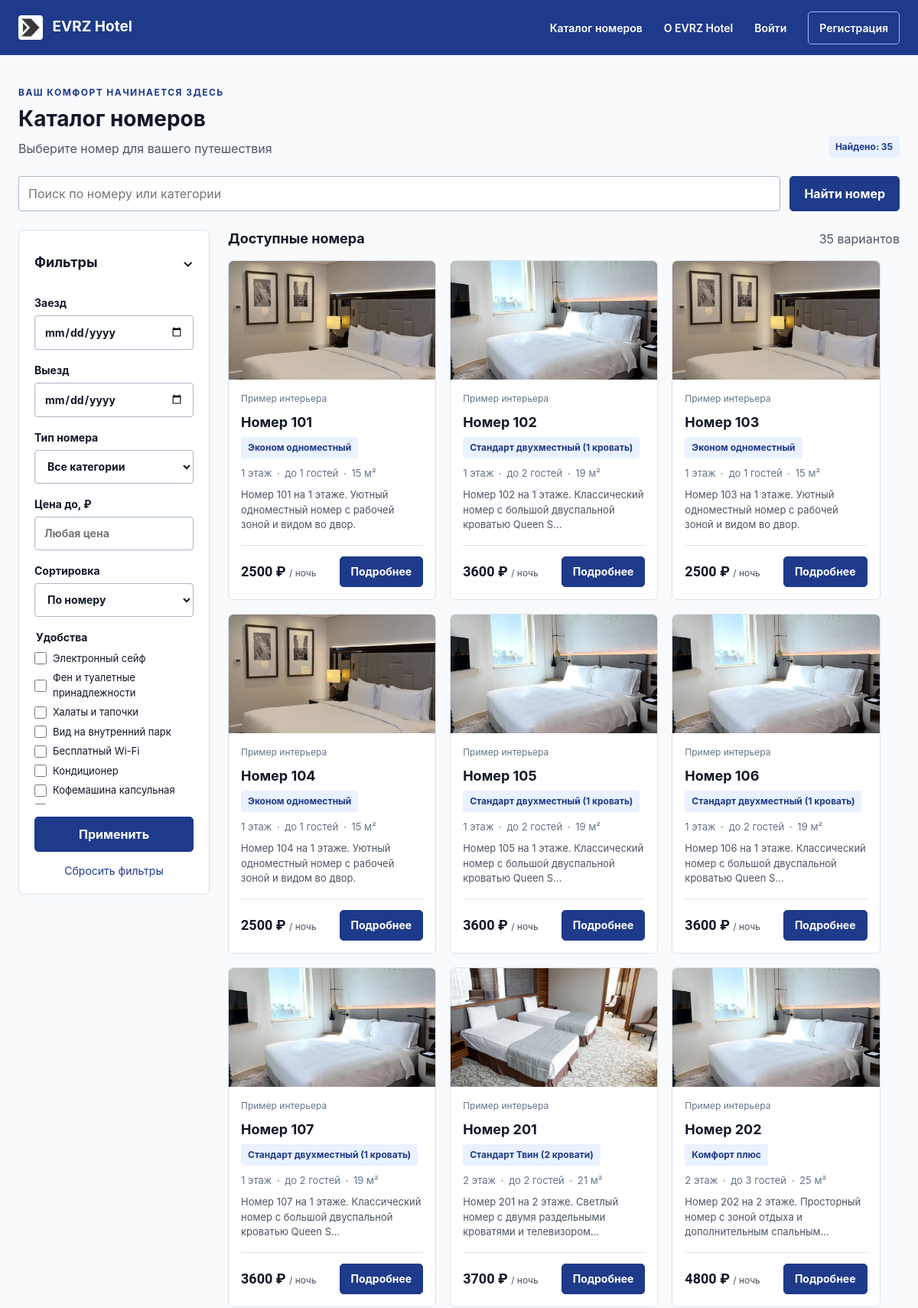
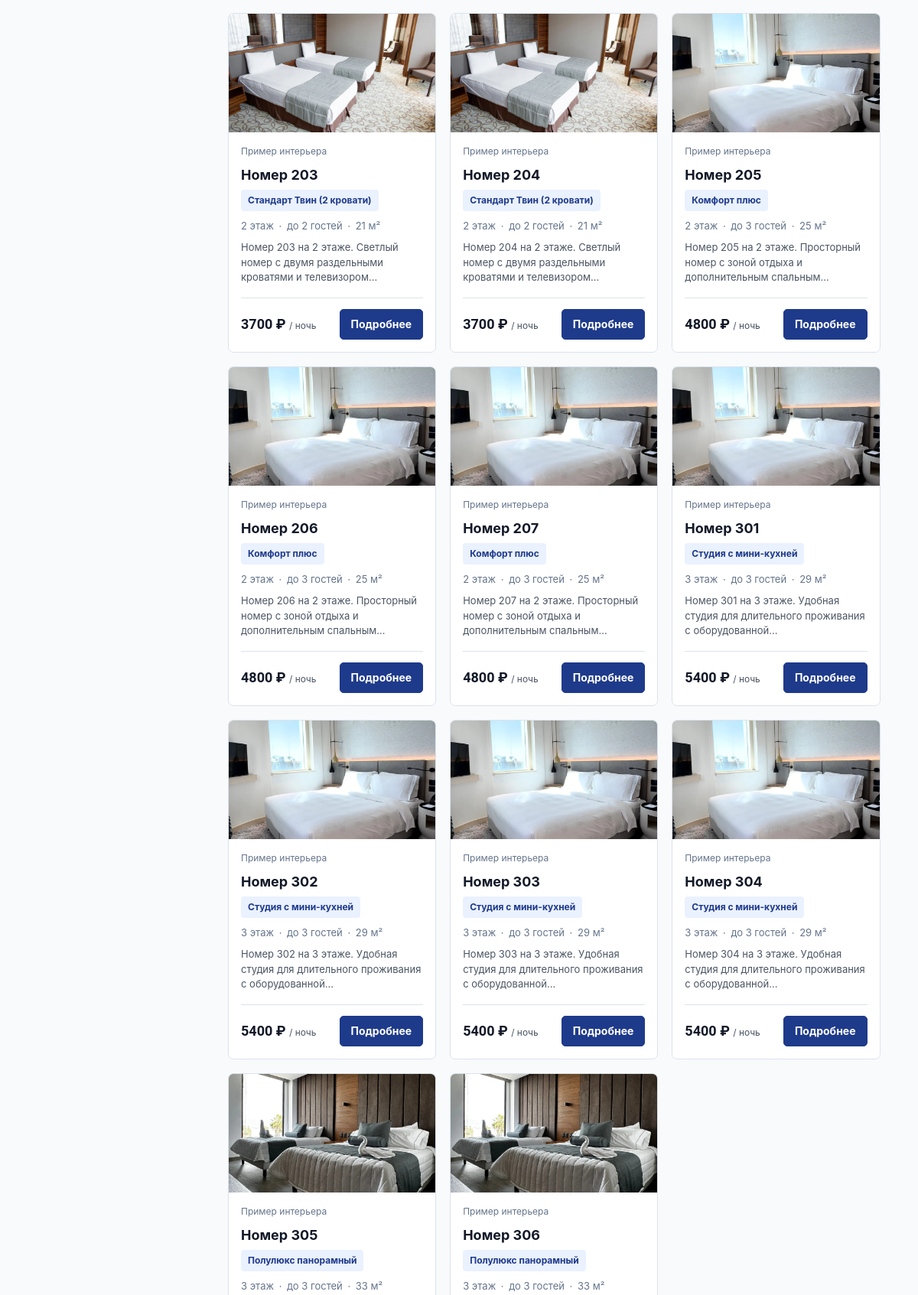
The page / (upper part) on the database its author committed (2 pictures, top to bottom).
### hotel/models.py (models this page shows, shortened)
class Amenity(models.Model):
    name = models.CharField(max_length=100, unique=True, verbose_name='Название удобства')
    category = models.CharField(max_length=50, default='Общие', verbose_name='Категория удобства')
    icon_code = models.CharField(max_length=50, blank=True, verbose_name='Код иконки')
    class Meta:
        verbose_name = "Удобство номера"
        verbose_name_plural = "Удобства номеров"
        ordering = ["category", "name"]

class Room(models.Model):
    room_number = models.CharField(max_length=10, unique=True, verbose_name='Номер комнаты')
    room_type = models.ForeignKey(RoomType, on_delete=models.PROTECT, related_name='rooms', verbose_name='Тип номера')
    floor = models.PositiveSmallIntegerField(
        default=1,
        validators=[MinValueValidator(1), MaxValueValidator(30)],
        verbose_name="Этаж"
    )
    amenities = models.ManyToManyField(
        Amenity,
        through="RoomAmenity",
        related_name="rooms",
        blank=True,
        verbose_name="Удобства в номере"
    )
    image = models.ImageField(upload_to='rooms_photos/', blank=True, null=True, verbose_name='Фотография номера')
    is_active = models.BooleanField(default=True, verbose_name='Доступен для бронирования')
    description = models.TextField(blank=True, verbose_name='Особенности номера')
    class Meta:
        verbose_name = "Номер"
        verbose_name_plural = "Номера"
        ordering = ["floor", "room_number"]
        constraints = [
            models.CheckConstraint(check=Q(floor__gte=1), name='room_floor_min_1'),
        ]
    @property
    def photo_note(self):
        if self.image:
            return ''
        return 'Пример интерьера'
    @property
    def photo_url(self):
        if self.image:
            return self.image.url
        if self.room_type.max_guests == 1:
            photo = 'single.webp'
        elif 'твин' in self.room_type.name.lower():
            photo = 'twin.webp'
        elif self.room_type.base_price >= 6000:
            photo = 'suite.webp'
        else:
            photo = 'double.webp'
        return static('images/' + photo)

class RoomType(models.Model):
    name = models.CharField(max_length=100, unique=True, verbose_name='Название категории')
    base_price = models.DecimalField(
        max_digits=10,
        decimal_places=2,
        validators=[MinValueValidator(500)],
        verbose_name="Базовая цена за сутки (руб.)"
    )
    max_guests = models.PositiveSmallIntegerField(
        default=2,
        validators=[MinValueValidator(1), MaxValueValidator(10)],
        verbose_name="Максимальная вместимость гостей"
    )
    area = models.DecimalField(
        max_digits=5,
        decimal_places=1,
        validators=[MinValueValidator(8.0)],
        verbose_name="Площадь номера (кв. м)"
    )
    description = models.TextField(blank=True, verbose_name='Описание категории')
    class Meta:
        verbose_name = "Тип номера"
        verbose_name_plural = "Типы номеров"
        ordering = ["base_price", "name"]
        constraints = [
            models.CheckConstraint(check=Q(base_price__gt=0), name='roomtype_base_price_positive'),
            models.CheckConstraint(check=Q(max_guests__gte=1), name='roomtype_max_guests_min_1'),
        ]

### hotel/views.py (the view, shortened to what this page needs)
# urls.py: path('', views.catalog, name='catalog'),
def catalog(request):
    rooms = (
        Room.objects.filter(is_active=True)
        .select_related('room_type')
        .prefetch_related('amenities')
    )
    query = request.GET.get('q', '').strip()
    room_type = (request.GET.get('room_type') or request.GET.get('type') or '').strip()
    max_price = request.GET.get('max_price', '').strip()
    selected_amenities = [a for a in request.GET.getlist('amenities') if a.isdigit()]
    sort = request.GET.get('sort', '').strip()
    if query:
        rooms = rooms.filter(
            Q(room_number__icontains=query)
            | Q(room_type__name__icontains=query)
            | Q(description__icontains=query)
        )
    if room_type.isdigit():
        rooms = rooms.filter(room_type_id=int(room_type))
    if max_price.isdigit():
        rooms = rooms.filter(room_type__base_price__lte=int(max_price))
    for amenity_id in selected_amenities:
        rooms = rooms.filter(amenities__id=int(amenity_id))
    d_in, d_out, date_error = _parse_filter_dates(request)
    sort_map = {
        'price': ('room_type__base_price', 'room_number'),
        '-price': ('-room_type__base_price', 'room_number'),
        'guests': ('room_type__max_guests', 'room_number'),
        '-guests': ('-room_type__max_guests', 'room_number'),
        'floor': ('floor', 'room_number'),
        '-floor': ('-floor', 'room_number'),
    }
    if sort in sort_map:
        rooms = rooms.order_by(*sort_map[sort])
    else:
        rooms = rooms.order_by('floor', 'room_number')
    rooms = rooms.distinct()
    paginator = Paginator(rooms, 20)
    page = paginator.get_page(request.GET.get('page'))
    today = date.today()
    active_tariffs = {
        t.room_type_id: t
        for t in Tariff.objects.filter(
            is_active=True,
            start_date__lte=today,
            end_date__gte=today,
        ).order_by('start_date')
    }
    for room in page.object_list:
        room.current_tariff = active_tariffs.get(room.room_type_id)
    title = 'Результаты поиска' if request.path.startswith('/search/') else 'Каталог номеров'
    check_in_val = (request.GET.get('check_in') or request.GET.get('check_in_date') or '').strip()
    check_out_val = (request.GET.get('check_out') or request.GET.get('check_out_date') or '').strip()
    context = {
        'page_obj': page,
        'types': RoomType.objects.all(),
        'amenities_list': Amenity.objects.all(),
        'selected_type': room_type,
        'selected_amenities': [int(x) for x in selected_amenities],
        'query': query,
        'max_price': max_price,
        'check_in_val': check_in_val,
        'check_out_val': check_out_val,
        'date_error': date_error,
        'sort': sort,
        'page_title': title,
        'pagination': build_pagination_context(request, page),
    }
    return TemplateResponse(request, 'catalog.html', context)

### hotel/views.py (called while the page is built, shortened)
def build_pagination_context(request, page):
    if page.paginator.num_pages <= 1:
        return None
    params = request.GET.copy()
    params.pop('page', None)
    base_qs = params.urlencode()
    prefix = f'?{base_qs}&page=' if base_qs else '?page='
    pages = [
        {'num': num, 'url': f'{prefix}{num}', 'current': num == page.number}
        for num in page.paginator.page_range
    ]
    return {
        'previous_url': f'{prefix}{page.previous_page_number()}' if page.has_previous() else None,
        'next_url': f'{prefix}{page.next_page_number()}' if page.has_next() else None,
        'pages': pages,
    }

def _parse_filter_dates(request):
    raw_in = (request.GET.get('check_in') or request.GET.get('check_in_date') or '').strip()
    raw_out = (request.GET.get('check_out') or request.GET.get('check_out_date') or '').strip()
    if not raw_in and not raw_out:
        return None, None, None

### hotel/templates/catalog.html (shortened to what this page needs)
{% extends 'base.html' %}
{% block content %}
  <div class="Header-First">
    <div>
      <p class="eyebrow">ВАШ КОМФОРТ НАЧИНАЕТСЯ ЗДЕСЬ</p>
      <h1>{{ page_title }}</h1>
      <p class="muted">Выберите номер для вашего путешествия</p>
    </div>
    <span class="count">Найдено: {{ page_obj.paginator.count }}</span>
  </div>
  <form method="get" action="{% url 'room_list' %}" class="search-form">
    <input id="search" type="search" name="q" value="{{ query }}" placeholder="Поиск по номеру или категории">
    <button type="submit">Найти номер</button>
  </form>
  <div class="catalog-block">
    <div class="filter">
      <div class="filter-list">
        <button type="button" class="filter-toggle" aria-expanded="true" aria-controls="catalog-filters">Фильтры <span>⌄</span></button>
        <form id="catalog-filters" method="get" action="{% url 'room_list' %}">
          <label>Заезд<input type="date" name="check_in" value="{{ check_in_val }}"></label>
          <label>Выезд<input type="date" name="check_out" value="{{ check_out_val }}"></label>
          <label>Тип номера<select name="room_type">
            <option value="">Все категории</option>
          </select></label>
          <label>Цена до, ₽<input type="number" name="max_price" min="0" value="{{ max_price }}" placeholder="Любая цена"></label>
          <label>Сортировка<select name="sort">
            <option value="">По номеру</option>
          </select></label>
          <fieldset class="filter-checkboxes">
            <legend>Удобства</legend>
            <div class="checkbox-list">
              {% for amenity in amenities_list %}
                <label class="checkbox-item">
                  <input type="checkbox" name="amenities" value="{{ amenity.pk }}" {% if amenity.pk in selected_amenities %}checked{% endif %}>
                  <span>{{ amenity.name }}</span>
                </label>
              {% endfor %}
            </div>
          </fieldset>
          <button class="full" type="submit">Применить</button>
          <a class="reset" href="{% url 'room_list' %}">Сбросить фильтры</a>
        </form>
      </div>
    </div>
    <div aria-label="Номера">
      <div class="section-line">
        <h2>Доступные номера</h2>
        <span class="muted">{{ page_obj.paginator.count }} вариантов</span>
      </div>
      <div class="Cards">
        {% for room in page_obj %}
          <div class="card card-number">
            <a class="card-image" href="{% url 'room_detail' room.pk %}" aria-label="Подробнее о номере {{ room.room_number }}">
              <img src="{{ room.photo_url }}" alt="Интерьер номера {{ room.room_number }}" width="480" height="270" {% if forloop.first %}fetchpriority="high"{% else %}loading="lazy"{% endif %}>
            </a>
            <div class="card-text">
              <p class="photo-note">{{ room.photo_note }}</p>
              <div class="card-title">
                <h3>Номер {{ room.room_number }}</h3>
                <span class="badge">{{ room.room_type.name }}</span>
              </div>
              <p class="room-meta">{{ room.floor }} этаж <span>·</span> до {{ room.room_type.max_guests }} гостей <span>·</span> {{ room.room_type.area|floatformat:0 }} м²</p>
              <p class="muted room-description">{{ room.description|default:room.room_type.description|truncatechars:80 }}</p>
              <div class="card-bottom">
                <div>
                  <strong>{{ room.room_type.base_price|floatformat:0 }} ₽</strong>
                  <small> / ночь</small>
                </div>
                <a class="button small" href="{% url 'room_detail' room.pk %}">Подробнее</a>
              </div>
            </div>
          </div>
        {% empty %}
          <div class="empty">
            <h3>Номера не найдены</h3>
            <p>Попробуйте изменить условия поиска.</p>
            <a class="button" href="{% url 'room_list' %}">Сбросить фильтры</a>
          </div>
        {% endfor %}
      </div>
    </div>
  </div>
{% endblock %}

### rows shown on the page
Amenity: name "Электронный сейф"
Amenity: name "Фен и туалетные принадлежности"
Amenity: name "Халаты и тапочки"
Amenity: name "Вид на внутренний парк"
Amenity: name "Бесплатный Wi-Fi"
Amenity: name "Кондиционер"
Amenity: name "Кофемашина капсульная"
Room: photo_note "Пример интерьера", room_number "101", room_type.name "Эконом одноместный", floor "1", room_type.max_guests "1", room_type.area "15", description "Номер 101 на 1 этаже. Уютный одноместный номер с рабочей зоной и видом во двор.", room_type.base_price "2500"
Room: photo_note "Пример интерьера", room_number "102", room_type.name "Стандарт двухместный (1 кровать)", floor "1", room_type.max_guests "2", room_type.area "19", description "Номер 102 на 1 этаже. Классический номер с большой двуспальной кроватью Queen S…", room_type.base_price "3600"
Room: photo_note "Пример интерьера", room_number "103", room_type.name "Эконом одноместный", floor "1", room_type.max_guests "1", room_type.area "15", description "Номер 103 на 1 этаже. Уютный одноместный номер с рабочей зоной и видом во двор.", room_type.base_price "2500"
Room: photo_note "Пример интерьера", room_number "104", room_type.name "Эконом одноместный", floor "1", room_type.max_guests "1", room_type.area "15", description "Номер 104 на 1 этаже. Уютный одноместный номер с рабочей зоной и видом во двор.", room_type.base_price "2500"
Room: photo_note "Пример интерьера", room_number "105", room_type.name "Стандарт двухместный (1 кровать)", floor "1", room_type.max_guests "2", room_type.area "19", description "Номер 105 на 1 этаже. Классический номер с большой двуспальной кроватью Queen S…", room_type.base_price "3600"
Room: photo_note "Пример интерьера", room_number "106", room_type.name "Стандарт двухместный (1 кровать)", floor "1", room_type.max_guests "2", room_type.area "19", description "Номер 106 на 1 этаже. Классический номер с большой двуспальной кроватью Queen S…", room_type.base_price "3600"
Room: photo_note "Пример интерьера", room_number "107", room_type.name "Стандарт двухместный (1 кровать)", floor "1", room_type.max_guests "2", room_type.area "19", description "Номер 107 на 1 этаже. Классический номер с большой двуспальной кроватью Queen S…", room_type.base_price "3600"
Room: photo_note "Пример интерьера", room_number "201", room_type.name "Стандарт Твин (2 кровати)", floor "2", room_type.max_guests "2", room_type.area "21", description "Номер 201 на 2 этаже. Светлый номер с двумя раздельными кроватями и телевизором…", room_type.base_price "3700"
Room: photo_note "Пример интерьера", room_number "202", room_type.name "Комфорт плюс", floor "2", room_type.max_guests "3", room_type.area "25", description "Номер 202 на 2 этаже. Просторный номер с зоной отдыха и дополнительным спальным…", room_type.base_price "4800"
Room: photo_note "Пример интерьера", room_number "203", room_type.name "Стандарт Твин (2 кровати)", floor "2", room_type.max_guests "2", room_type.area "21", description "Номер 203 на 2 этаже. Светлый номер с двумя раздельными кроватями и телевизором…", room_type.base_price "3700"
Room: photo_note "Пример интерьера", room_number "204", room_type.name "Стандарт Твин (2 кровати)", floor "2", room_type.max_guests "2", room_type.area "21", description "Номер 204 на 2 этаже. Светлый номер с двумя раздельными кроватями и телевизором…", room_type.base_price "3700"
Room: photo_note "Пример интерьера", room_number "205", room_type.name "Комфорт плюс", floor "2", room_type.max_guests "3", room_type.area "25", description "Номер 205 на 2 этаже. Просторный номер с зоной отдыха и дополнительным спальным…", room_type.base_price "4800"
Room: photo_note "Пример интерьера", room_number "206", room_type.name "Комфорт плюс", floor "2", room_type.max_guests "3", room_type.area "25", description "Номер 206 на 2 этаже. Просторный номер с зоной отдыха и дополнительным спальным…", room_type.base_price "4800"
Room: photo_note "Пример интерьера", room_number "207", room_type.name "Комфорт плюс", floor "2", room_type.max_guests "3", room_type.area "25", description "Номер 207 на 2 этаже. Просторный номер с зоной отдыха и дополнительным спальным…", room_type.base_price "4800"
Room: photo_note "Пример интерьера", room_number "301", room_type.name "Студия с мини-кухней", floor "3", room_type.max_guests "3", room_type.area "29", description "Номер 301 на 3 этаже. Удобная студия для длительного проживания с оборудованной…", room_type.base_price "5400"
Room: photo_note "Пример интерьера", room_number "302", room_type.name "Студия с мини-кухней", floor "3", room_type.max_guests "3", room_type.area "29", description "Номер 302 на 3 этаже. Удобная студия для длительного проживания с оборудованной…", room_type.base_price "5400"
Room: photo_note "Пример интерьера", room_number "303", room_type.name "Студия с мини-кухней", floor "3", room_type.max_guests "3", room_type.area "29", description "Номер 303 на 3 этаже. Удобная студия для длительного проживания с оборудованной…", room_type.base_price "5400"
Room: photo_note "Пример интерьера", room_number "304", room_type.name "Студия с мини-кухней", floor "3", room_type.max_guests "3", room_type.area "29", description "Номер 304 на 3 этаже. Удобная студия для длительного проживания с оборудованной…", room_type.base_price "5400"
Room: photo_note "Пример интерьера", room_number "305", room_type.name "Полулюкс панорамный", floor "3", room_type.max_guests "3", room_type.area "33"
Room: photo_note "Пример интерьера", room_number "306", room_type.name "Полулюкс панорамный", floor "3", room_type.max_guests "3", room_type.area "33"

### other values the page prints
{{ page_title }} "Каталог номеров"
{{ page_obj.paginator.count }} "35"
